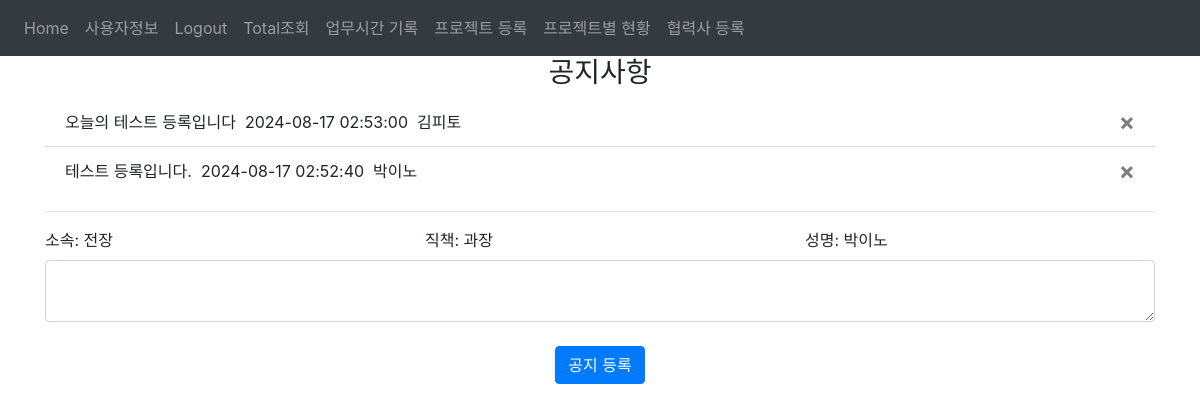
/ (signed in), run on an earlier commit of the app's database.
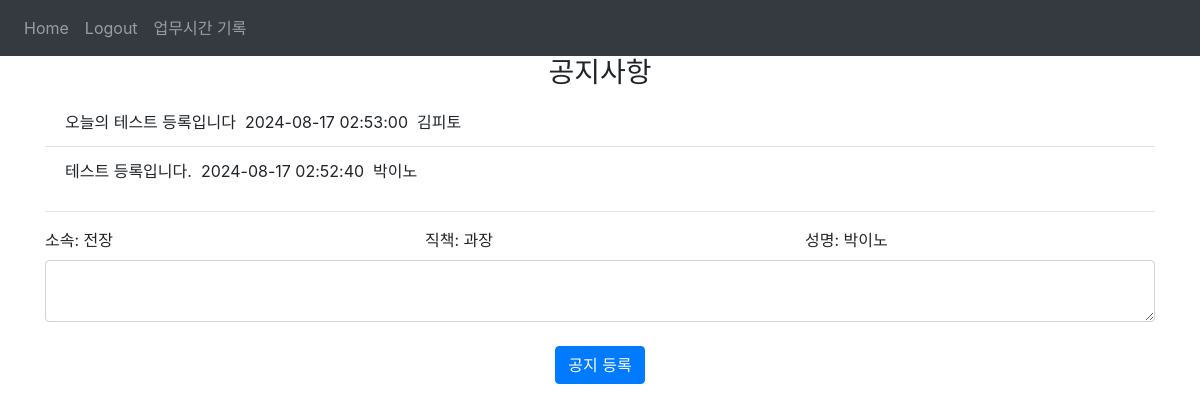
And on a later commit of the database.
### website/models.py (models this page shows)
class Note(db.Model):                                                 #공지사항 또는 업무소통
    id = db.Column(db.Integer, primary_key=True)                      #DB primary_key ID
    data = db.Column(db.String(1000))                                 #공지글
    noteuname = db.Column(db.String(20))                              #작성자 이름
    date = db.Column(db.DateTime(timezone=True), default=func.now())
    user_id = db.Column(db.Integer, db.ForeignKey('user.id'))

### website/views.py (the view, shortened to what this page needs)
@views.route('/', methods=['GET', 'POST'])
@login_required
def home():
    all_data = Note.query.order_by(desc(Note.date)).all()
    return render_template("home.html", all_data=all_data, user=current_user)

### website/__init__.py (called while the page is built)
def create_app():
    app.config['SECRET_KEY'] = 'hjshjhdjah kjshkjdhjs'
    app.config['SQLALCHEMY_DATABASE_URI'] = f'sqlite:///{DB_NAME}'
    db.init_app(app)
    from .views import views
    from .auth import auth
    app.register_blueprint(views, url_prefix='/')
    app.register_blueprint(auth, url_prefix='/')
    from .models import User
    with app.app_context():
        db.create_all()
    login_manager = LoginManager()
    login_manager.login_view = 'auth.login'
    login_manager.init_app(app)
    @login_manager.user_loader
    def load_user(id):
        return User.query.get(int(id))
    return app

### website/templates/home.html (shortened to what this page needs)
{% extends "base.html" %}
{% block content%}
<h3 align="center">공지사항</h3>
<ul class="list-group list-group-flush" id="notes">
  {% for note in all_data %}
  <li class="list-group-item">
    {{ note.data }}&nbsp;&nbsp;{{note.date}}&nbsp;&nbsp;{{note.noteuname}}
    {% if current_user.authority == '1' %}
    <button type="button" class="close" onClick="delete_note({{ note.id }})">
      <span aria-hidden="true">&times;</span>
    </button>
    {% endif %}
  </li>
  {% endfor %}
</ul>
<hr>
<form method="POST">
  <div class="row">
    <div class="col">
      <label for="userDepartmet">소속: {{user.udepartment}}</label>
    </div>
    <div class="col">
      <label for="userPosition">직책: {{user.uposition}}</label>
    </div>
    <div class="col">
      <label for="userName">성명: {{user.uname}}</label>
    </div>
  </div>
  <textarea name="note" id="note" class="form-control"></textarea>
  <br />
  <div align="center">
    <button type="submit" class="btn btn-primary">공지 등록</button>
  </div>
</form>
{% endblock %}

What changed in the data, as far as the page shows it:
shown differently, row unchanged: Note "오늘의 테스트 등록입니다": no longer shows "×"
shown differently, row unchanged: Note "테스트 등록입니다.": no longer shows "×"
changed User "전장": authority "1" → "3" (drawn)
Also different on the page:
text no longer shown: "사용자정보 Total조회 프로젝트 등록 프로젝트별 현황 협력사 등록"
